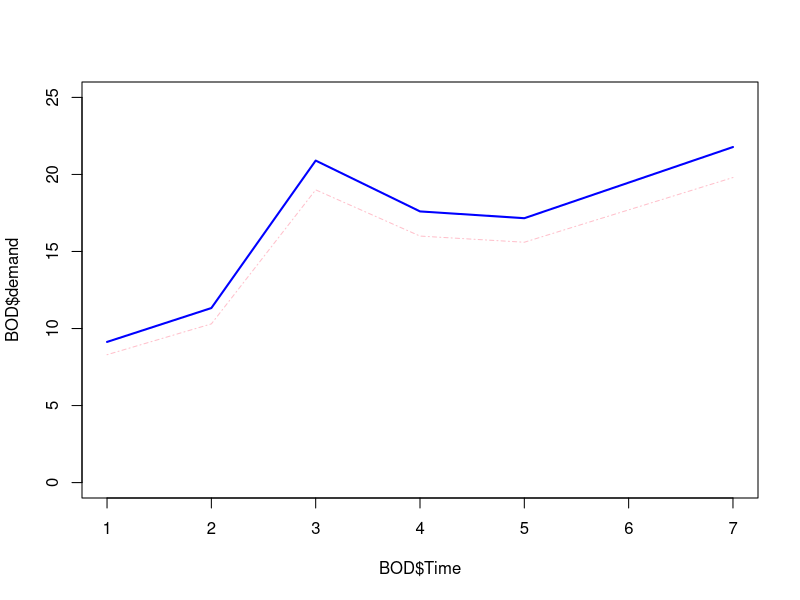
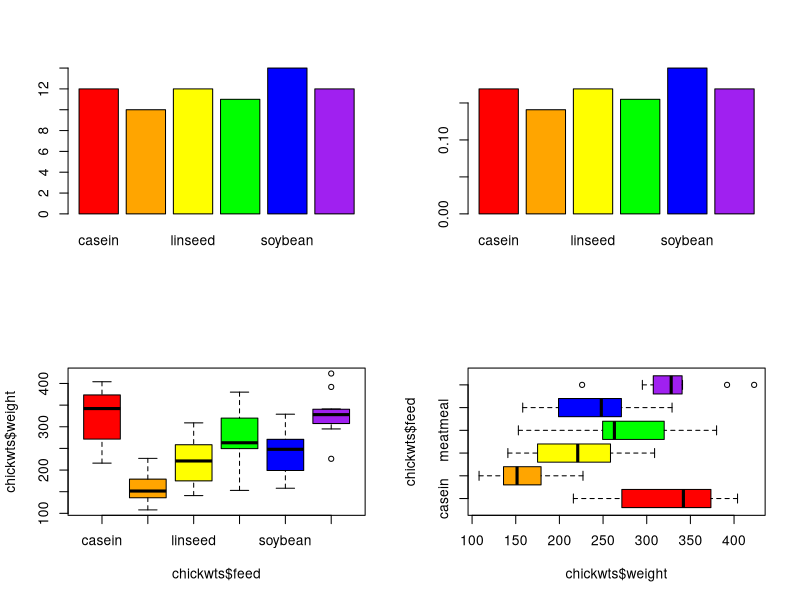
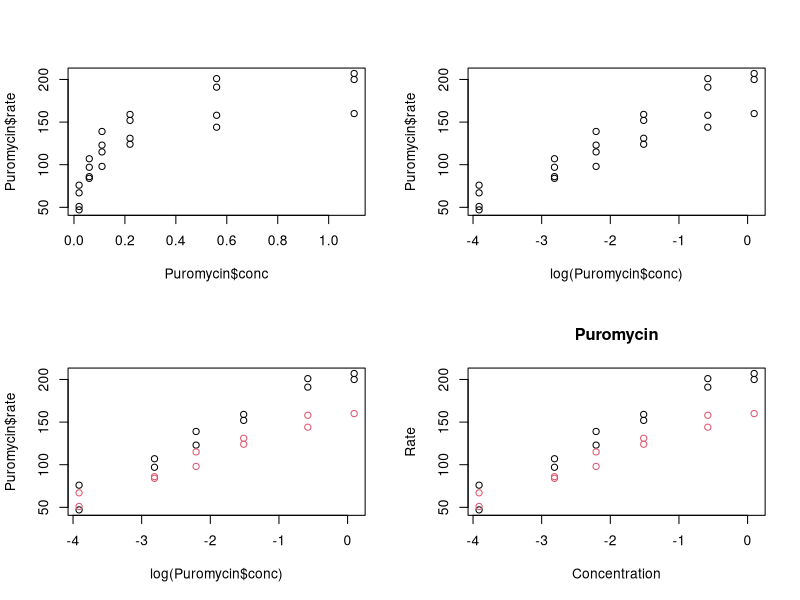
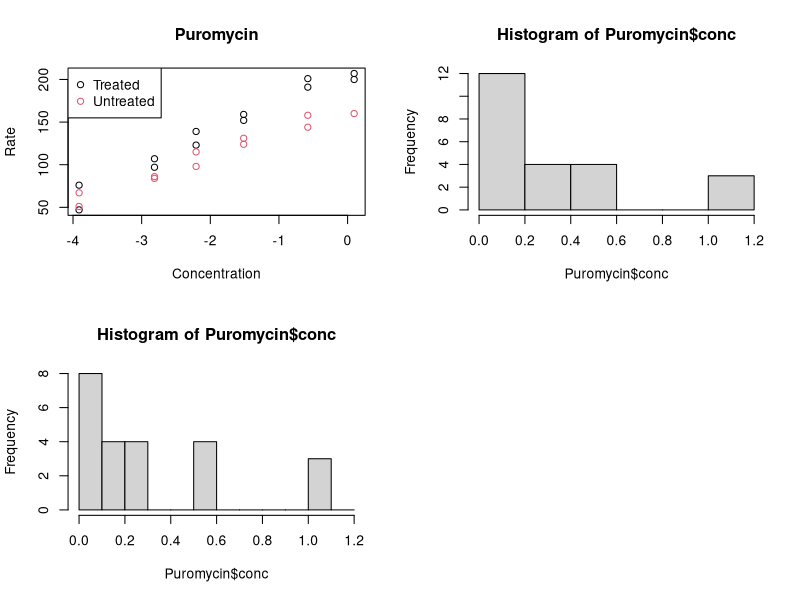
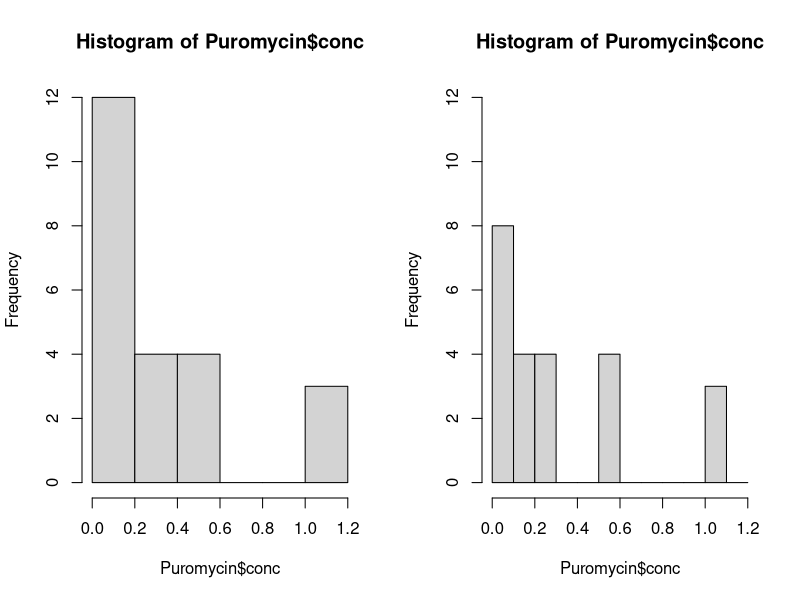
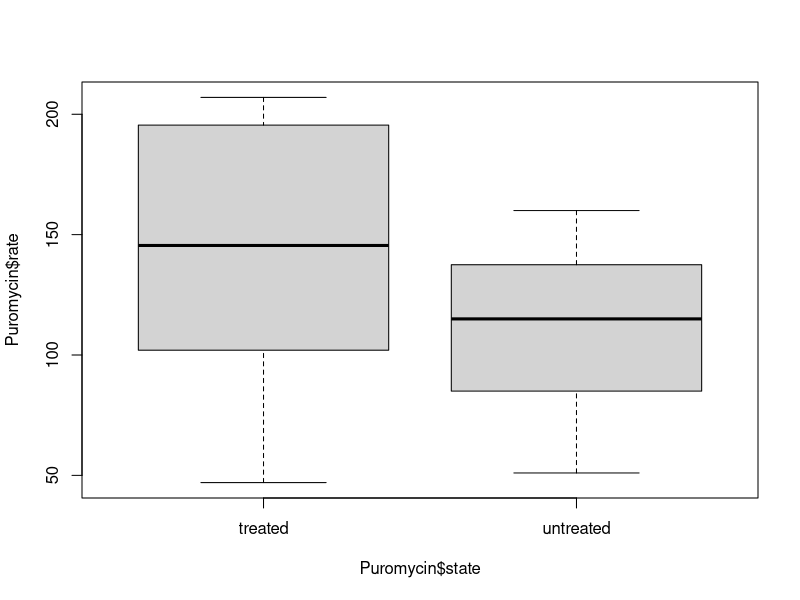

Recreate these plots in R, in order.
## ------------------------------------------------------------------------
BOD

## ------------------------------------------------------------------------
str(BOD)

## ------------------------------------------------------------------------
names(BOD)

## ----out.width="3.2in"---------------------------------------------------
plot(BOD$Time, BOD$demand, type = "l", lty = 4, 
     col = "pink", ylim = c(0, 25))
lines(BOD$Time, 1.1 * BOD$demand, lwd = 2, col = "blue")

## ----eval=FALSE----------------------------------------------------------
## chickwts

## ------------------------------------------------------------------------
str(chickwts)

## ------------------------------------------------------------------------
names(chickwts)

## ------------------------------------------------------------------------
levels(chickwts$feed)

## ----out.width="3.2in"---------------------------------------------------
par(mfrow = c(2, 2))
barplot(table(chickwts$feed), 
        col = c("red", "orange", "yellow", 
                "green", "blue", "purple"))
barplot(table(chickwts$feed)/length(chickwts$feed), 
        col = c("red", "orange", "yellow", 
                "green", "blue", "purple"))
boxplot(chickwts$weight~chickwts$feed, 
        col = c("red", "orange", "yellow", 
                "green", "blue", "purple"))
boxplot(chickwts$weight~chickwts$feed, 
        col = c("red", "orange", "yellow", 
                "green", "blue", "purple"),
        horizontal = TRUE)

## ----eval=FALSE----------------------------------------------------------
## Puromycin

## ----out.width="3.2in"---------------------------------------------------
plot(Puromycin$conc, Puromycin$rate)

## ----out.width="3.2in"---------------------------------------------------
plot(log(Puromycin$conc), Puromycin$rate)

## ----out.width="3.2in"---------------------------------------------------
plot(log(Puromycin$conc), Puromycin$rate, col = Puromycin$state)

## ----out.width="3.2in"---------------------------------------------------
plot(log(Puromycin$conc), Puromycin$rate, col = Puromycin$state, 
     xlab = "Concentration", ylab = "Rate", main = "Puromycin")

## ----out.width="3.2in"---------------------------------------------------
plot(log(Puromycin$conc), Puromycin$rate, col = Puromycin$state, 
     xlab = "Concentration", ylab = "Rate", main = "Puromycin")
legend("topleft",c("Treated", "Untreated"), col = 1:2, pch = 1)

## ------------------------------------------------------------------------
pdf("puromycin.pdf",width = 7, height = 7)
boxplot(Puromycin$rate~Puromycin$state)
dev.off()

## ----out.width="3.2in"---------------------------------------------------
hist(Puromycin$conc)

## ----out.width="3.2in"---------------------------------------------------
hist(Puromycin$conc, breaks = seq(0, 1.2, .10))

## ----out.width="3.2in"---------------------------------------------------
par(mfrow = c(1, 2))
hist(Puromycin$conc, ylim = c(0, 12))
hist(Puromycin$conc, breaks = seq(0, 1.2, .10), ylim = c(0, 12))

